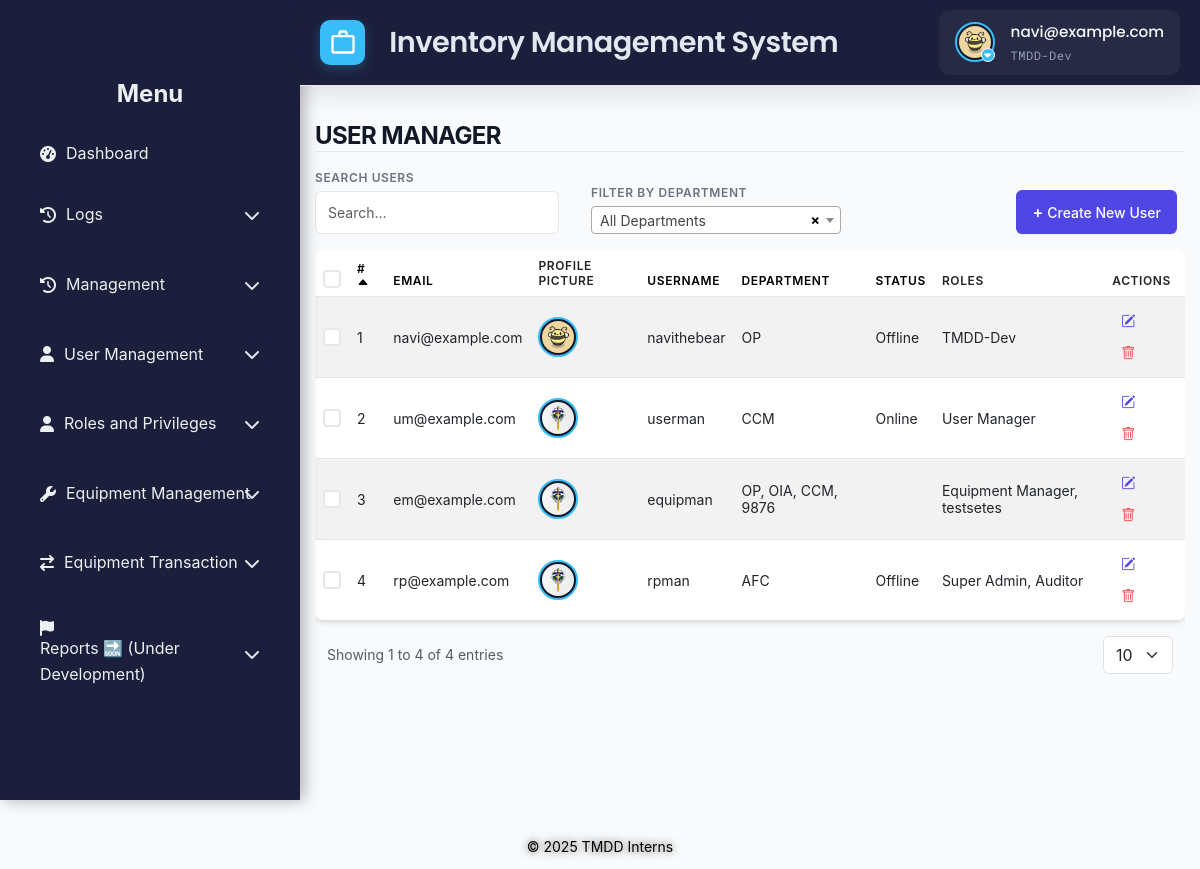
/src/view/php/modules/user_manager/user_management.php (signed in), run on the app's committed database.
### tables this page shows
CREATE TABLE `users` (
  `id` int NOT NULL,
  `username` varchar(50) NOT NULL,
  `email` varchar(100) NOT NULL,
  `password` varchar(255) NOT NULL,
  `first_name` varchar(100) DEFAULT NULL,
  `last_name` varchar(100) DEFAULT NULL,
  `date_created` timestamp NULL DEFAULT CURRENT_TIMESTAMP,
  `status` enum('Offline','Online') NOT NULL,
  `is_disabled` tinyint(1) NOT NULL DEFAULT '0',
  `profile_pic_path` varchar(2048) DEFAULT NULL
);

### src/control/RBACService.php (called while the page is built, shortened)
<?php
final class RBACService
{
    private array $privileges = [];
    public function __construct(
        private \PDO $pdo,
        int $userId
    ) {
        $this->loadUserPrivileges($userId);
    }
    private function loadUserPrivileges(int $userId): void
    {
        $sql = <<<'SQL'
        SELECT
          m.module_name,
          p.priv_name
        FROM user_department_roles ur
        JOIN roles r
          ON ur.role_id = r.id
         AND r.is_disabled = 0
        JOIN role_module_privileges rmp
          ON rmp.role_id = r.id
        JOIN modules m
          ON rmp.module_id = m.id
        JOIN privileges p
          ON rmp.privilege_id = p.id
         AND p.is_disabled = 0
       WHERE ur.user_id = ?
    SQL;
        $stmt = $this->pdo->prepare($sql);
        $stmt->execute([$userId]);
        while ($row = $stmt->fetch(\PDO::FETCH_ASSOC)) {
            $this->privileges[$row['module_name']][] = $row['priv_name'];
        }
    }
    public function hasPrivilege(string $module, string $priv): bool
    {
        return isset($this->privileges[$module])
            && in_array($priv, $this->privileges[$module], true);
    }
}

### src/view/php/modules/user_manager/user_management.php (the view, shortened to what this page needs)
<?php
require_once '../../../../../config/ims-tmdd.php';
include '../../general/header.php';
include '../../general/sidebar.php';
$rbac = new RBACService($pdo, $_SESSION['user_id']);
$rbac->requirePrivilege('User Management', 'View');
$canCreate = $rbac->hasPrivilege('User Management', 'Create');
$canModify = $rbac->hasPrivilege('User Management', 'Modify');
$canDelete = $rbac->hasPrivilege('User Management', 'Remove');
function getUserDepartments(PDO $pdo, int $userId): array
{
    $stmt = $pdo->prepare(
        'SELECT DISTINCT udr.department_id, d.department_name, d.abbreviation
         FROM user_department_roles udr
         JOIN departments d ON udr.department_id = d.id
         WHERE udr.user_id = ?'
    );
    $stmt->execute([$userId]);
    return $stmt->fetchAll(PDO::FETCH_ASSOC) ?: [];
}
function toggleDirection(string $currentSort, string $currentDir, string $col): string
{
    return $currentSort === $col
        ? ($currentDir === 'asc' ? 'desc' : 'asc')
        : 'asc';
}
function sortIcon(string $currentSort, string $col, string $dir): string
{
    if ($currentSort === $col) {
        return $dir === 'asc'
            ? ' <i class="bi bi-caret-up-fill"></i>'
            : ' <i class="bi bi-caret-down-fill"></i>';
    }
    return '';
}
$sortMap = [
    'id' => 'u.id',
    'Email' => 'u.email',
    'First_Name' => 'u.first_name',
    'Last_Name' => 'u.last_name',
    'Department' => 'd.department_name',
    'Status' => 'u.status',
];
$sortBy = $_GET['sort'] ?? 'id';
$sortDir = ($_GET['dir'] ?? '') === 'desc' ? 'desc' : 'asc';
$sql = "
SELECT
  u.id,
  u.email,
  u.username,
  u.first_name,
  u.last_name,
  u.status AS Status,
  u.is_disabled,
  u.profile_pic_path,
  GROUP_CONCAT(DISTINCT d.department_name ORDER BY d.department_name) AS departments,
  GROUP_CONCAT(DISTINCT r.role_name ORDER BY r.role_name) AS roles
FROM users u
LEFT JOIN user_department_roles udr
  ON u.id = udr.user_id
LEFT JOIN departments d
  ON udr.department_id = d.id
LEFT JOIN roles r
  ON udr.role_id = r.id
WHERE u.is_disabled = 0
GROUP BY u.id, u.email, u.username, u.first_name, u.last_name, u.status, u.is_disabled
";
$sql .= " ORDER BY {$sortMap[$sortBy]} $sortDir";
try {
    $stmt = $pdo->prepare($sql);
    $pdo->setAttribute(PDO::ATTR_EMULATE_PREPARES, true);
    $stmt->execute();
    $users = $stmt->fetchAll(PDO::FETCH_ASSOC) ?: [];
} catch (PDOException $e) {
    error_log('User fetch error: ' . $e->getMessage());
    die('An error occurred while fetching users.');
}
?>
<!DOCTYPE html>
<html lang="en">
<head>
    <link rel="stylesheet" href="<?php echo BASE_URL; ?>src/view/styles/css/pagination.css">
    <link rel="stylesheet" href="<?php echo BASE_URL; ?>src/view/styles/css/user_roles_management.css">
    <link rel="stylesheet" href="<?php echo BASE_URL; ?>src/view/styles/css/user_management.css">
    <link href="https://cdn.jsdelivr.net/npm/select2@4.1.0-rc.0/dist/css/select2.min.css" rel="stylesheet" />
</head>
<body>
    <div class="main-content container-fluid">
        <header>
            <h1>USER MANAGER</h1>
        </header>
        <div class="filters-container d-flex align-items-end mb-3">
            <div class="search-filter me-3">
                <label for="search-filters" class="form-label">Search Users</label>
                <input type="text" id="search-filters" name="search" class="form-control"
                    placeholder="Search…"
                    value="<?php echo htmlspecialchars($_GET['search'] ?? '', ENT_QUOTES, 'UTF-8'); ?>">
            </div>
            <div class="filter-container me-auto">
                <label for="department-filter" class="form-label">Filter by Department</label>
            </div>
            <?php if ($canCreate): ?>
                <button id="create-btn" class="btn btn-primary me-2">
                    Create New User
                </button>
            <?php endif; ?>
        </div>
        <div class="table-responsive" id="table">
            <table class="table table-striped table-hover" id="umTable">
                <thead>
                    <tr>
                        <th><input type="checkbox" id="select-all"></th>
                        <th>
                            <a href="?sort=id&dir=<?php echo toggleDirection($sortBy, $sortDir, 'id'); ?>">
                                #<?php echo sortIcon($sortBy, 'id', $sortDir); ?>
                            </a>
                        </th>
                        <th>
                            <a href="?sort=Email&dir=<?php echo toggleDirection($sortBy, $sortDir, 'Email'); ?>">
                                Email<?php echo sortIcon($sortBy, 'Email', $sortDir); ?>
                            </a>
                        </th>
                        <th>
                            <a>Profile Picture</a>
                        </th>
                        <th>
                            <a href="?sort=First_Name&dir=<?php echo toggleDirection($sortBy, $sortDir, 'First_Name'); ?>">
                                Username<?php echo sortIcon($sortBy, 'First_Name', $sortDir); ?>
                            </a>
                        </th>
                        <th>
                            <a href="?sort=Department&dir=<?php echo toggleDirection($sortBy, $sortDir, 'Department'); ?>">
                                Department<?php echo sortIcon($sortBy, 'Department', $sortDir); ?>
                            </a>
                        </th>
                        <th>
                            <a href="?sort=Status&dir=<?php echo toggleDirection($sortBy, $sortDir, 'Status'); ?>">
                                Status<?php echo sortIcon($sortBy, 'Status', $sortDir); ?>
                            </a>
                        </th>
                        <th>Roles</th>
                        <th>Actions</th>
                    </tr>
                </thead>
                <tbody>
                    <?php if (empty($users)): ?>
                        <tr>
                            <td colspan="8" class="text-center text-muted">No users found.</td>
                        </tr>
                        <?php else: foreach ($users as $u): ?>
                            <tr>
                                <td>
                                    <input type="checkbox"
                                        class="select-row"
                                        value="<?= htmlspecialchars((string)$u['id'], ENT_QUOTES, 'UTF-8'); ?>">
                                </td>
                                <td><?= htmlspecialchars((string)$u['id'], ENT_QUOTES, 'UTF-8'); ?></td>
                                <td><?= htmlspecialchars($u['email'], ENT_QUOTES, 'UTF-8'); ?></td>
                                <td>
                                    <img
                                        src="<?= !empty($u['profile_pic_path'])
                                            ? '../../../../../public/' . htmlspecialchars($u['profile_pic_path'], ENT_QUOTES, 'UTF-8')
                                            : '../../../../../public/assets/img/default_profile.jpg'; ?>"
                                        alt="Profile Picture"
                                        class="profile-picture"
                                        style="width: 40px; height: 40px; object-fit: cover; border-radius: 50%;">
                                </td>
                                <td><?= htmlspecialchars($u['username'], ENT_QUOTES, 'UTF-8'); ?></td>
                                <td>
                                    <?php
                                    $depts = getUserDepartments($pdo, (int)$u['id']);
                                    if ($depts) {
                                        $deptNames = array_map(function($dept) {
                                            return $dept['abbreviation'] ?: $dept['department_name'];
                                        }, $depts);
                                        echo htmlspecialchars(implode(', ', $deptNames), ENT_QUOTES, 'UTF-8');
                                    } else {
                                        echo 'Not assigned';
                                    }
                                    ?>
                                </td>
                                <td><?= htmlspecialchars($u['Status'], ENT_QUOTES, 'UTF-8'); ?></td>
                                <td>
                                    <?php
                                    $rS = $pdo->prepare("
                    SELECT DISTINCT r.role_name
                      FROM user_department_roles ur
                      JOIN roles r ON r.id=ur.role_id AND r.is_disabled=0
                     WHERE ur.user_id=?
                  ");
                                    $rS->execute([(int)$u['id']]);
                                    echo htmlspecialchars(
                                        implode(', ', $rS->fetchAll(PDO::FETCH_COLUMN)),
                                        ENT_QUOTES,
                                        'UTF-8'
                                    );
                                    ?>
                                </td>
                                <td>
                                    <?php if ($canModify): ?>
                                        <button class="btn btn-sm btn-outline-primary edit-btn"
                                            data-id="<?= htmlspecialchars((string)$u['id'], ENT_QUOTES, 'UTF-8'); ?>"
                                            data-email="<?= htmlspecialchars($u['email'], ENT_QUOTES, 'UTF-8'); ?>"
                                            data-username="<?= htmlspecialchars($u['username'] ?? '', ENT_QUOTES, 'UTF-8'); ?>"
                                            data-first-name="<?= htmlspecialchars($u['first_name'], ENT_QUOTES, 'UTF-8'); ?>"
                                            data-last-name="<?= htmlspecialchars($u['last_name'], ENT_QUOTES, 'UTF-8'); ?>">
                                            <i class="bi bi-pencil-square"></i>
                                        </button>
                                    <?php endif; ?>
                                    <?php if ($canDelete): ?>
                                        <button class="btn btn-sm btn-outline-danger delete-btn"
                                            data-id="<?= htmlspecialchars((string)$u['id'], ENT_QUOTES, 'UTF-8'); ?>">
                                            <i class="bi bi-trash"></i>
                                        </button>
                                    <?php endif; ?>
                                </td>
                            </tr>
                    <?php endforeach;
                    endif; ?>
                </tbody>
            </table>
            <div class="container-fluid">
                <div class="row align-items-center g-3">
                    <div class="col-12 col-sm-auto">
                        <div class="text-muted">
                            <?php $totalUsers = count($users); ?>
                            Showing <span id="currentPage">1</span> to <span id="rowsPerPage"><?= min($totalUsers, 10) ?></span> of <span id="totalRows"><?= $totalUsers ?></span> entries
                        </div>
                    </div>
                    <div class="col-12 col-sm-auto ms-sm-auto">
                        <div class="d-flex align-items-center gap-2">
                            <select id="rowsPerPageSelect" class="form-select" style="width: auto;">
                                <option value="10" selected>10</option>
                            </select>
                        </div>
                    </div>
                </div>
                <div class="row mt-3">
                    <div class="col-12">
                    </div>
                </div>
            </div>
        </div>
    </div>
    <?php include '../../general/footer.php'; ?>
</body>
</html>

### src/view/php/general/header.php (shortened to what this page needs)
<?php
$user_id = $_SESSION['user_id'] ?? null;
if ($user_id !== null) {
    $stmt = $pdo->prepare("SELECT profile_pic_path FROM users WHERE id = ?");
    $stmt->execute([$user_id]);
    $user = $stmt->fetch(PDO::FETCH_ASSOC);
} else {
    die("User not logged in.");
}
$role = isset($_SESSION["role"]) ? $_SESSION["role"] : "";
$email = $_SESSION['email'];
?>
<!DOCTYPE html>
<html lang="en">
<head>
    <link href="https://cdn.jsdelivr.net/npm/bootstrap@5.2.3/dist/css/bootstrap.min.css" rel="stylesheet">
    <link href="https://cdn.jsdelivr.net/npm/bootstrap-icons@1.10.3/font/bootstrap-icons.css" rel="stylesheet">
    <link rel="stylesheet"
          href="https://cdn.jsdelivr.net/npm/bootstrap@5.3.0/dist/css/bootstrap.min.css">
    <link rel="stylesheet"
          href="https://cdnjs.cloudflare.com/ajax/libs/font-awesome/6.4.0/css/all.min.css">
    <link rel="stylesheet" href="<?php echo BASE_URL; ?>src/view/styles/css/toast.css">
    <link rel="stylesheet" href="<?php echo BASE_URL; ?>src/view/styles/css/header_footer.css">
</head>
<body>
<header class="header">
      <div class="logo-container">
        <div class="logo-icon">
            <svg viewBox="0 0 24 24">
                <path d="M20 6h-4V4c0-1.1-.9-2-2-2h-4c-1.1 0-2 .9-2 2v2H4c-1.1 0-2 .9-2 2v12c0 1.1.9 2 2 2h16c1.1 0 2-.9 2-2V8c0-1.1-.9-2-2-2zM10 4h4v2h-4V4zm10 16H4V8h16v12z"/>
            </svg>
        </div>
        <div>
            <div class="logo-text">Inventory Management System</div>
        </div>
    </div>
    <div class="header-widgets">
        <div class="user-profile" onclick="toggleDropdown()">
            <div class="profile-picture-container">
                <img
                    src="<?php echo !empty($user['profile_pic_path'])
                        ? '../../../../../public/' . htmlspecialchars($user['profile_pic_path'])
                        : '../../../../../public/assets/img/default_profile.jpg'; ?>"
                    alt=s"User Profile"
                    class="profile-picture"
                >
                <span class="dropdown-indicator"><i class="fas fa-caret-down"></i></span>
            </div>
            <div class="user-info">
                <div class="user-name"><?php echo $email; ?></div>
                <div class="user-role"><?php echo $role; ?> </div>
            </div>
        </div>
    </div>
</header>
</body>
</html>

### data on the page
users: profile_pic_path (picture), id "1", email "navi@example.com", username "navithebear", deptNames "OP", status "Offline", fetchAll "TMDD-Dev"
users: id "2", email "um@example.com", username "userman", deptNames "CCM", status "Online", fetchAll "User Manager"
users: id "3", email "em@example.com", username "equipman", deptNames "OP, OIA, CCM, 9876", fetchAll "Equipment Manager, testsetes"
users: id "4", email "rp@example.com", username "rpman", deptNames "AFC", status "Offline", fetchAll "Super Admin, Auditor"

### other printed values
$email "navi@example.com"
$role "TMDD-Dev"
min($totalUsers, 10) "4"
$totalUsers "4"
